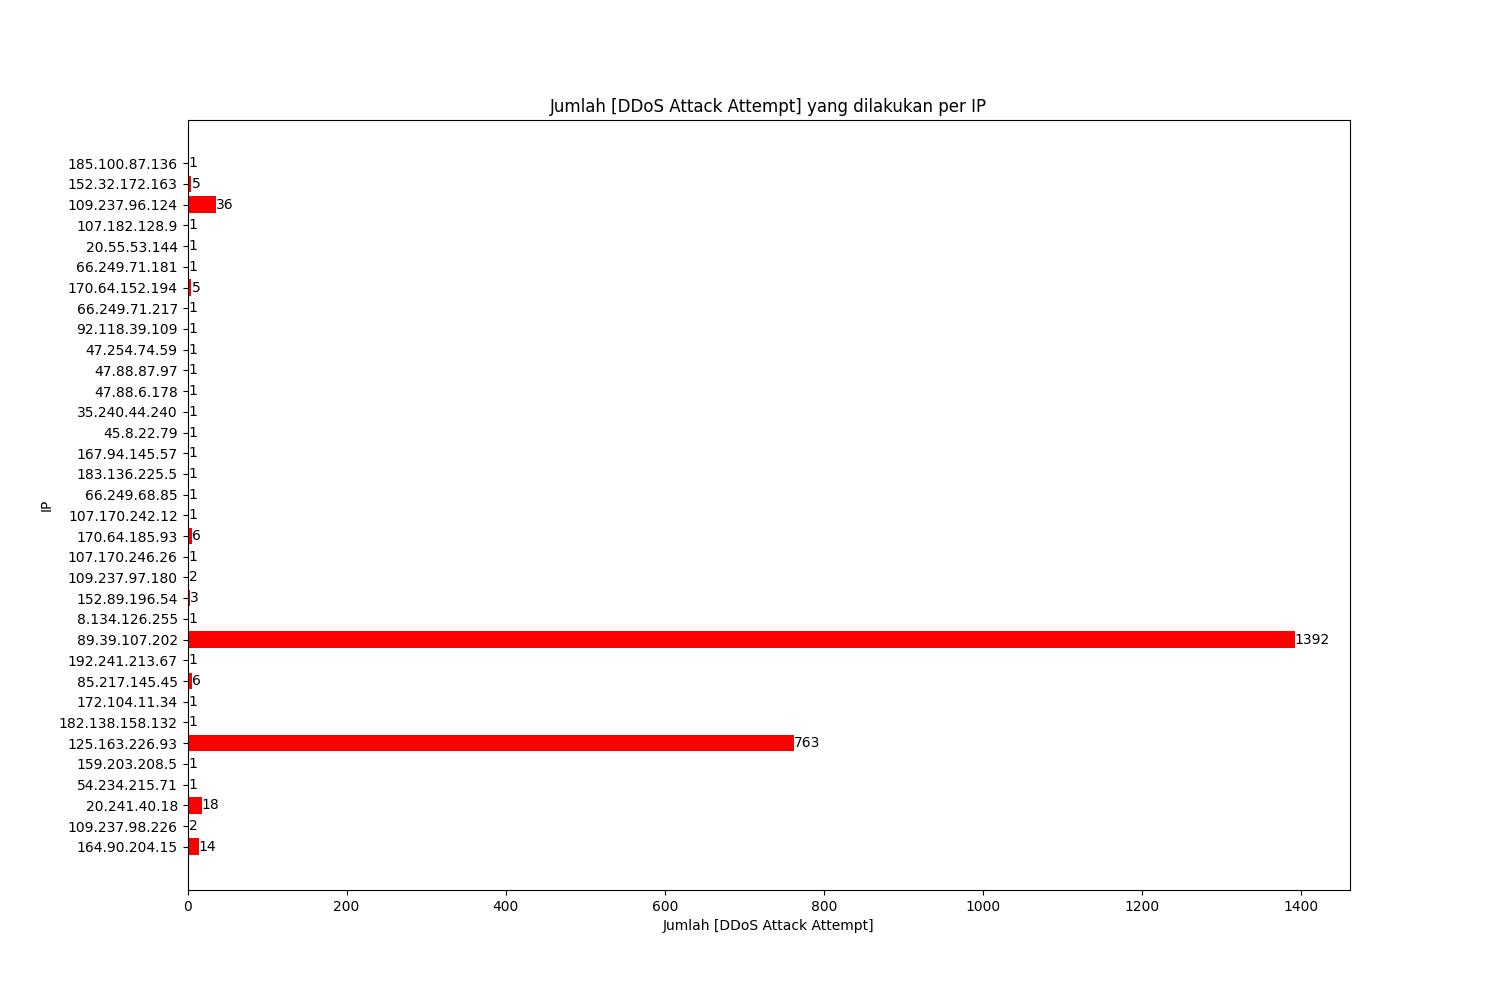

Python code for this plot:
import re
import matplotlib.pyplot as plt

# membaca file log
with open("/var/log/nginx/fix/filter_tools/hasil_filter_from_access_log/attack_attempt_filtered.log", "r") as f:
    logs = f.readlines()

# inisialisasi dictionary untuk menyimpan jumlah tanda [DDoS Attack Attempt] per IP
ddos_ips = {}

# menghitung jumlah tanda [DDoS Attack Attempt] per IP
for log in logs:
    if "[DDoS Attack Attempt]" in log:
        ip = re.search(r"\b(?:[0-9a-fA-F]{1,4}:){7}[0-9a-fA-F]{1,4}\b|\d+\.\d+\.\d+\.\d+", log).group()
        if ip in ddos_ips:
            ddos_ips[ip] += 1
        else:
            ddos_ips[ip] = 1

# mencari IP dengan jumlah tanda [DDoS Attack Attempt] terbanyak
most_ddos_ip = max(ddos_ips, key=ddos_ips.get)
most_ddos_count = ddos_ips[most_ddos_ip]

# membuat grafik untuk jumlah tanda [DDoS Attack Attempt] per IP
fig, ax = plt.subplots(figsize=(15, 10))

labels = list(ddos_ips.keys())
values = list(ddos_ips.values())

# menambahkan text di sebelah kanan bar
for i in range(len(labels)):
    plt.text(values[i], i, str(values[i]), ha='left', va='center')

ax.barh(labels, values, color='red')

# memberi label sumbu x dan y
ax.set_xlabel("Jumlah [DDoS Attack Attempt]")
ax.set_ylabel("IP")

# memberi judul grafik
ax.set_title("Jumlah [DDoS Attack Attempt] yang dilakukan per IP")

# menyimpan grafik
plt.savefig("viz_ip_ddos.jpg")

# menampilkan grafik
plt.show()
